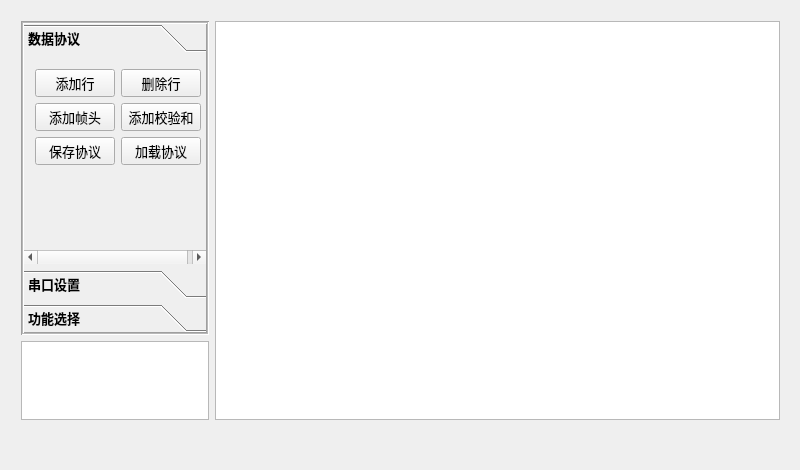
<?xml version="1.0" encoding="UTF-8"?>
<ui version="4.0">
 <class>MainWindow</class>
 <widget class="QMainWindow" name="MainWindow">
  <property name="geometry">
   <rect>
    <x>0</x>
    <y>0</y>
    <width>800</width>
    <height>470</height>
   </rect>
  </property>
  <property name="windowTitle">
   <string>MainWindow</string>
  </property>
  <widget class="QWidget" name="centralWidget">
   <widget class="QWidget" name="horizontalLayoutWidget_3">
    <property name="geometry">
     <rect>
      <x>10</x>
      <y>430</y>
      <width>781</width>
      <height>31</height>
     </rect>
    </property>
    <layout class="QHBoxLayout" name="horizontalLayout_6"/>
   </widget>
   <widget class="QWidget" name="horizontalLayoutWidget">
    <property name="geometry">
     <rect>
      <x>10</x>
      <y>10</y>
      <width>781</width>
      <height>421</height>
     </rect>
    </property>
    <layout class="QHBoxLayout" name="horizontalLayout" stretch="1,3">
     <item>
      <layout class="QVBoxLayout" name="verticalLayout" stretch="16,4">
       <item>
        <widget class="QToolBox" name="toolBox">
         <property name="font">
          <font>
           <family>Microsoft YaHei UI</family>
           <pointsize>10</pointsize>
           <weight>75</weight>
           <bold>true</bold>
          </font>
         </property>
         <property name="frameShape">
          <enum>QFrame::Box</enum>
         </property>
         <property name="frameShadow">
          <enum>QFrame::Sunken</enum>
         </property>
         <property name="midLineWidth">
          <number>1</number>
         </property>
         <property name="currentIndex">
          <number>0</number>
         </property>
         <widget class="QWidget" name="page">
          <property name="geometry">
           <rect>
            <x>0</x>
            <y>0</y>
            <width>185</width>
            <height>224</height>
           </rect>
          </property>
          <attribute name="icon">
           <iconset resource="res.qrc">
            <normaloff>:/Icon/protocol.png</normaloff>:/Icon/protocol.png</iconset>
          </attribute>
          <attribute name="label">
           <string>数据协议</string>
          </attribute>
          <layout class="QFormLayout" name="formLayout">
           <item row="0" column="0">
            <widget class="QPushButton" name="addRowBtn">
             <property name="font">
              <font>
               <weight>50</weight>
               <bold>false</bold>
              </font>
             </property>
             <property name="text">
              <string>添加行</string>
             </property>
            </widget>
           </item>
           <item row="0" column="1">
            <widget class="QPushButton" name="delRowBtn">
             <property name="font">
              <font>
               <weight>50</weight>
               <bold>false</bold>
              </font>
             </property>
             <property name="text">
              <string>删除行</string>
             </property>
            </widget>
           </item>
           <item row="1" column="0">
            <widget class="QPushButton" name="addHeaderBtn">
             <property name="font">
              <font>
               <weight>50</weight>
               <bold>false</bold>
              </font>
             </property>
             <property name="text">
              <string>添加帧头</string>
             </property>
            </widget>
           </item>
           <item row="1" column="1">
            <widget class="QPushButton" name="addCheckSumBtn">
             <property name="font">
              <font>
               <weight>50</weight>
               <bold>false</bold>
              </font>
             </property>
             <property name="text">
              <string>添加校验和</string>
             </property>
            </widget>
           </item>
           <item row="2" column="0">
            <widget class="QPushButton" name="saveFrameBtn">
             <property name="font">
              <font>
               <weight>50</weight>
               <bold>false</bold>
              </font>
             </property>
             <property name="text">
              <string>保存协议</string>
             </property>
            </widget>
           </item>
           <item row="2" column="1">
            <widget class="QPushButton" name="loadFrameBtn">
             <property name="font">
              <font>
               <weight>50</weight>
               <bold>false</bold>
              </font>
             </property>
             <property name="text">
              <string>加载协议</string>
             </property>
            </widget>
           </item>
          </layout>
         </widget>
         <widget class="QWidget" name="page_2">
          <property name="geometry">
           <rect>
            <x>0</x>
            <y>0</y>
            <width>185</width>
            <height>224</height>
           </rect>
          </property>
          <attribute name="icon">
           <iconset resource="res.qrc">
            <normaloff>:/Icon/COM.png</normaloff>:/Icon/COM.png</iconset>
          </attribute>
          <attribute name="label">
           <string>串口设置</string>
          </attribute>
         </widget>
         <widget class="QWidget" name="page_3">
          <property name="geometry">
           <rect>
            <x>0</x>
            <y>0</y>
            <width>185</width>
            <height>224</height>
           </rect>
          </property>
          <attribute name="icon">
           <iconset resource="res.qrc">
            <normaloff>:/Icon/cursor.png</normaloff>:/Icon/cursor.png</iconset>
          </attribute>
          <attribute name="label">
           <string>功能选择</string>
          </attribute>
         </widget>
        </widget>
       </item>
       <item>
        <widget class="QTextBrowser" name="textBrowser"/>
       </item>
      </layout>
     </item>
     <item>
      <layout class="QVBoxLayout" name="verticalLayout_2">
       <item>
        <widget class="TableWidgetDrag" name="tableWidget"/>
       </item>
      </layout>
     </item>
    </layout>
   </widget>
  </widget>
 </widget>
 <layoutdefault spacing="6" margin="11"/>
 <customwidgets>
  <customwidget>
   <class>TableWidgetDrag</class>
   <extends>QTableWidget</extends>
   <header>tablewidgetdrag.h</header>
  </customwidget>
 </customwidgets>
 <resources>
  <include location="res.qrc"/>
 </resources>
 <connections/>
</ui>
